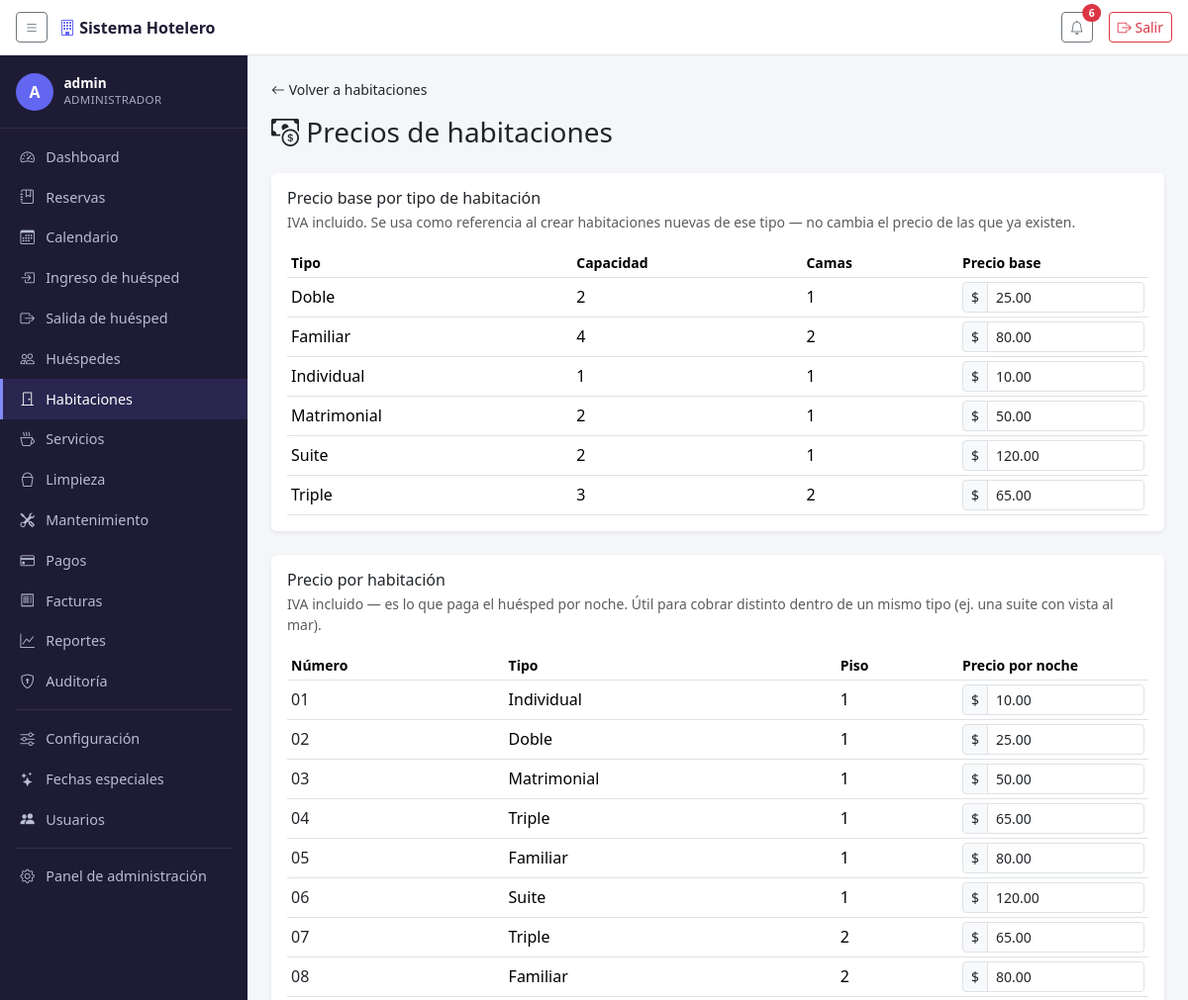
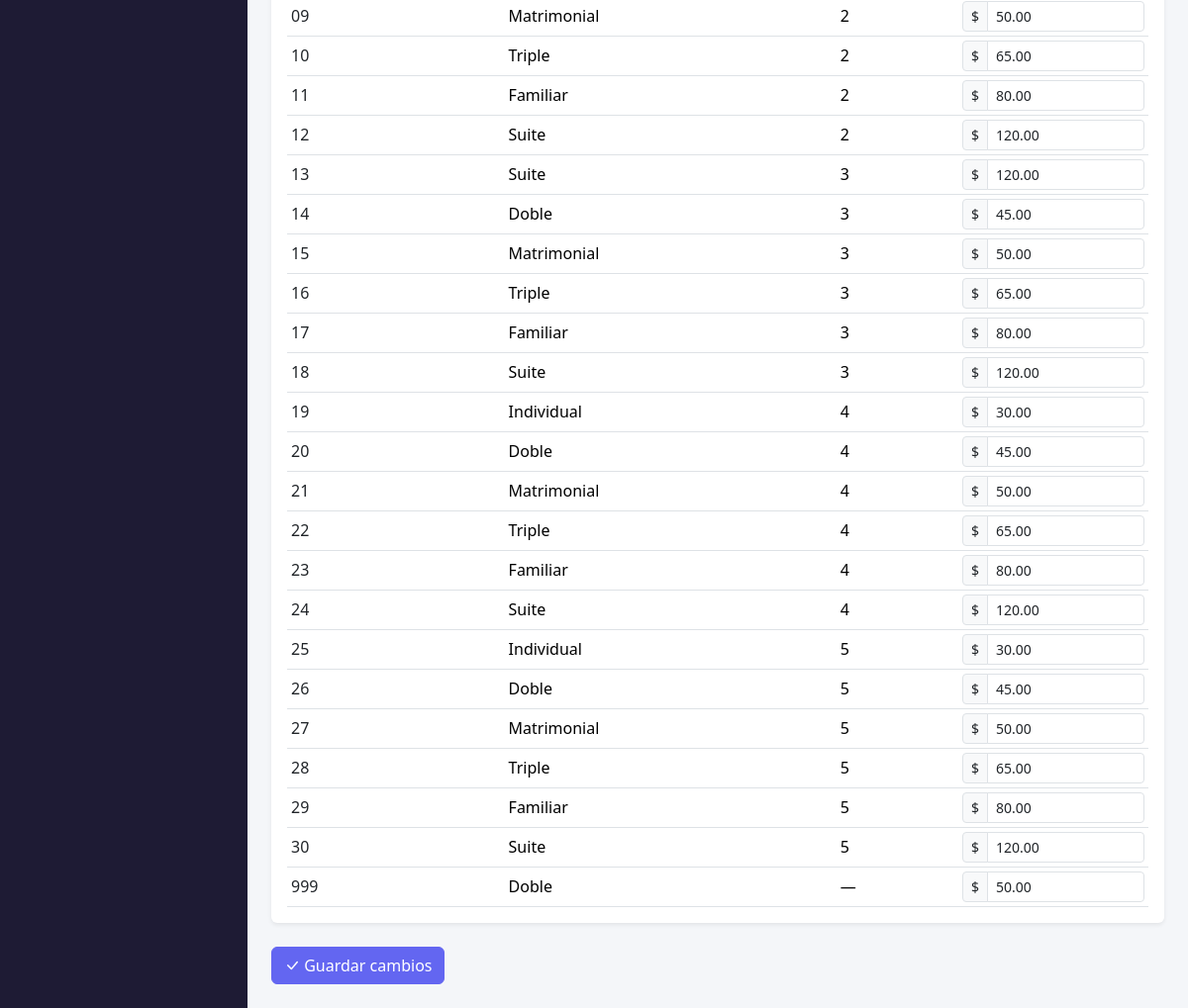
The app's page /habitaciones/precios/ (signed in) with its own data (2 pictures, top to bottom).
### reservas/models.py (models this page shows, shortened)
class TipoHabitacion(models.Model):
    nombre = models.CharField(max_length=50, unique=True)
    descripcion = models.TextField(blank=True)
    capacidad = models.PositiveSmallIntegerField(default=1, help_text='Huéspedes máximos')
    precio_base = models.DecimalField(
        max_digits=10, decimal_places=2,
        help_text='Precio de referencia por noche, IVA incluido (sección 31).',
    )
    camas = models.PositiveSmallIntegerField(default=1)
    servicios_incluidos = models.TextField(
        blank=True,
        help_text='Lista libre por ahora (ej: "wifi, desayuno"); se formaliza en el módulo de Servicios.',
    )
    class Meta:
        ordering = ['precio_base']

class Habitacion(models.Model):
    codigo = models.CharField(max_length=100, primary_key=True)
    numero = models.CharField(max_length=10, unique=True)
    tipo = models.ForeignKey(TipoHabitacion, on_delete=models.PROTECT, related_name='habitaciones')
    precio = models.DecimalField(
        max_digits=10, decimal_places=2,
        help_text=(
            'Precio por noche que paga el huésped, IVA incluido (sección 31). '
            'Si se deja en blanco se usa el del tipo.'
        ),
    )
    estado = models.CharField(max_length=20, choices=ESTADOS_HABITACION, default='Disponible')
    piso = models.CharField(max_length=10, null=True, blank=True)
    descripcion = models.TextField(null=True, blank=True)
    caracteristicas = models.TextField(
        null=True, blank=True,
        help_text='Ej: vista al mar, balcón, aire acondicionado (texto libre por ahora).',
    )
    imagen = models.ImageField(upload_to='habitaciones/', null=True, blank=True)
    class Meta:
        ordering = ['numero']

### reservas/views.py (the view, shortened to what this page needs)
# urls.py: path('habitaciones/precios/', views.precios_habitaciones, name='precios_habitaciones'),
@permission_required('reservas.view_habitacion', raise_exception=True)
def precios_habitaciones(request):
    puede_editar = (
        request.user.has_perm('reservas.change_tipohabitacion')
        and request.user.has_perm('reservas.change_habitacion')
    )
    tipos = TipoHabitacion.objects.all().order_by('nombre')
    habitaciones = Habitacion.objects.select_related('tipo').order_by('numero')
    return render(request, 'reservas/precios_habitaciones.html', {
        'seccion': 'habitaciones',
        'tipos': tipos,
        'habitaciones': habitaciones,
        'puede_editar': puede_editar,
    })

### reservas/templates/reservas/precios_habitaciones.html (shortened to what this page needs)
{% extends "base.html" %}
{% block content %}
<nav class="mb-3 small">
  <a href="{% url 'habitaciones_grid' %}"><i class="bi bi-arrow-left"></i> Volver a habitaciones</a>
</nav>
<h1 class="h3 mb-4"><i class="bi bi-cash-coin"></i> Precios de habitaciones</h1>
<form method="post">
  <div class="card border-0 shadow-sm mb-4">
    <div class="card-body">
      <h2 class="h6 mb-1">Precio base por tipo de habitación</h2>
      <p class="text-muted small mb-3">IVA incluido. Se usa como referencia al crear habitaciones nuevas de ese tipo — no cambia el precio de las que ya existen.</p>
      <div class="table-responsive">
        <table class="table table-sm align-middle mb-0">
          <thead>
            <tr class="text-muted small">
              <th>Tipo</th>
              <th>Capacidad</th>
              <th>Camas</th>
              <th style="width: 12rem;">Precio base</th>
            </tr>
          </thead>
          <tbody>
            {% for tipo in tipos %}
            <tr>
              <td>{{ tipo.nombre }}</td>
              <td>{{ tipo.capacidad }}</td>
              <td>{{ tipo.camas }}</td>
              <td>
                {% if puede_editar %}
                <div class="input-group input-group-sm">
                  <span class="input-group-text">$</span>
                  <input type="number" step="0.01" min="0.01" class="form-control"
                         name="tipo_precio_{{ tipo.id }}" value="{{ tipo.precio_base|stringformat:'0.2f' }}">
                </div>
                {% else %}
                ${{ tipo.precio_base }}
                {% endif %}
              </td>
            </tr>
            {% empty %}
            <tr><td colspan="4" class="text-center text-muted py-3">No hay tipos de habitación cargados.</td></tr>
            {% endfor %}
          </tbody>
        </table>
      </div>
    </div>
  </div>
  <div class="card border-0 shadow-sm mb-4">
    <div class="card-body">
      <h2 class="h6 mb-1">Precio por habitación</h2>
      <p class="text-muted small mb-3">IVA incluido — es lo que paga el huésped por noche. Útil para cobrar distinto dentro de un mismo tipo (ej. una suite con vista al mar).</p>
      <div class="table-responsive">
        <table class="table table-sm align-middle mb-0">
          <thead>
            <tr class="text-muted small">
              <th>Número</th>
              <th>Tipo</th>
              <th>Piso</th>
              <th style="width: 12rem;">Precio por noche</th>
            </tr>
          </thead>
          <tbody>
            {% for h in habitaciones %}
            <tr>
              <td><a href="{% url 'habitacion_detalle' h.codigo %}">{{ h.numero }}</a></td>
              <td>{{ h.tipo.nombre }}</td>
              <td>{{ h.piso|default:"—" }}</td>
              <td>
                {% if puede_editar %}
                <div class="input-group input-group-sm">
                  <span class="input-group-text">$</span>
                  <input type="number" step="0.01" min="0.01" class="form-control"
                         name="habitacion_precio_{{ h.codigo }}" value="{{ h.precio|stringformat:'0.2f' }}">
                </div>
                {% else %}
                ${{ h.precio }}
                {% endif %}
              </td>
            </tr>
            {% empty %}
            <tr><td colspan="4" class="text-center text-muted py-3">No hay habitaciones cargadas.</td></tr>
            {% endfor %}
          </tbody>
        </table>
      </div>
    </div>
  </div>
  {% if puede_editar %}
  <button type="submit" class="btn btn-primary"><i class="bi bi-check-lg"></i> Guardar cambios</button>
  {% else %}
  <p class="text-muted small">Solo un administrador puede modificar los precios.</p>
  {% endif %}
</form>
{% endblock %}

### reservas/templates/base.html (shortened to what this page needs)
{% load static %}
<!DOCTYPE html>
<html lang="es">
<head>
<link href="https://cdn.jsdelivr.net/npm/bootstrap@5.3.3/dist/css/bootstrap.min.css" rel="stylesheet">
<link href="https://cdn.jsdelivr.net/npm/bootstrap-icons@1.11.3/font/bootstrap-icons.css" rel="stylesheet">
</head>
<body>
<header class="topbar">
  <button class="btn btn-sm btn-outline-secondary" id="toggle-sidebar" type="button" aria-label="Mostrar/ocultar menú">
    <i class="bi bi-list"></i>
  </button>
  <span class="brand"><i class="bi bi-building"></i> Sistema Hotelero</span>
  <div class="ms-auto d-flex align-items-center gap-3">
    {% if request.user.is_authenticated %}
    <div class="dropdown">
      <button class="btn btn-sm btn-outline-secondary position-relative" type="button" data-bs-toggle="dropdown" aria-expanded="false">
        <i class="bi bi-bell"></i>
        {% if notificaciones_count %}
        <span class="position-absolute top-0 start-100 translate-middle badge rounded-pill bg-danger">
          {{ notificaciones_count }}
        </span>
        {% endif %}
      </button>
    </div>
    {% endif %}
    <form method="post" action="{% url 'logout' %}" class="m-0">
      <button type="submit" class="btn btn-sm btn-outline-danger">
        <i class="bi bi-box-arrow-right"></i> Salir
      </button>
    </form>
  </div>
</header>
<nav class="sidebar" id="sidebar">
  {% if request.user.is_authenticated %}
  <div class="sidebar-usuario">
    <div class="avatar">{{ request.user.get_username|slice:":1"|upper }}</div>
    <div>
      <div class="nombre">{{ request.user.get_username }}</div>
      <div class="rol">
        {% if request.user.is_superuser %}Administrador{% else %}{{ request.user.groups.first.name|default:"Usuario" }}{% endif %}
      </div>
    </div>
  </div>
  {% endif %}
  <ul class="nav flex-column py-2">
    <li class="nav-item">
      <a class="nav-link {% if seccion == 'dashboard' %}active{% endif %}" href="{% url 'dashboard' %}">
        <i class="bi bi-speedometer2"></i> Dashboard
      </a>
    </li>
    {% if perms.reservas.view_reserva %}
    <li class="nav-item">
      <a class="nav-link {% if seccion == 'reservas' %}active{% endif %}" href="{% url 'reservas_lista' %}">
        <i class="bi bi-journal-bookmark"></i> Reservas
      </a>
    </li>
    <li class="nav-item">
      <a class="nav-link {% if seccion == 'calendario' %}active{% endif %}" href="{% url 'calendario' %}">
        <i class="bi bi-calendar3"></i> Calendario
      </a>
    </li>
    {% endif %}
    {% if perms.reservas.change_reserva %}
    <li class="nav-item">
      <a class="nav-link {% if seccion == 'checkin' %}active{% endif %}" href="{% url 'checkin_lista' %}">
        <i class="bi bi-box-arrow-in-right"></i> Ingreso de huésped
      </a>
    </li>
    <li class="nav-item">
      <a class="nav-link {% if seccion == 'checkout' %}active{% endif %}" href="{% url 'checkout_lista' %}">
        <i class="bi bi-box-arrow-right"></i> Salida de huésped
      </a>
    </li>
    {% endif %}
    {% if perms.reservas.view_cliente %}
    <li class="nav-item">
      <a class="nav-link {% if seccion == 'huespedes' %}active{% endif %}" href="{% url 'huespedes_lista' %}">
        <i class="bi bi-people"></i> Huéspedes
      </a>
    </li>
    {% endif %}
    {% if perms.reservas.view_habitacion %}
    <li class="nav-item">
      <a class="nav-link {% if seccion == 'habitaciones' %}active{% endif %}" href="{% url 'habitaciones_grid' %}">
        <i class="bi bi-door-closed"></i> Habitaciones
      </a>
    </li>
    {% endif %}
    {% if perms.reservas.view_servicio %}
    <li class="nav-item">
      <a class="nav-link" href="/admin/reservas/servicio/">
        <i class="bi bi-cup-hot"></i> Servicios
      </a>
    </li>
    {% endif %}
    {% if perms.reservas.view_tarealimpieza %}
    <li class="nav-item">
      <a class="nav-link {% if seccion == 'limpieza' %}active{% endif %}" href="{% url 'limpieza_lista' %}">
        <i class="bi bi-bucket"></i> Limpieza
      </a>
    </li>
    {% endif %}
    {% if perms.reservas.view_incidencia %}
    <li class="nav-item">
      <a class="nav-link {% if seccion == 'mantenimiento' %}active{% endif %}" href="{% url 'mantenimiento_lista' %}">
        <i class="bi bi-tools"></i> Mantenimiento
      </a>
    </li>
    {% endif %}
    {% if perms.reservas.view_pago %}
    <li class="nav-item">
      <a class="nav-link {% if seccion == 'pagos' %}active{% endif %}" href="{% url 'pagos_lista' %}">
        <i class="bi bi-credit-card"></i> Pagos
      </a>
    </li>
    {% endif %}
    {% if perms.reservas.view_factura %}
    <li class="nav-item">
      <a class="nav-link {% if seccion == 'facturas' %}active{% endif %}" href="{% url 'facturas_lista' %}">
        <i class="bi bi-receipt"></i> Facturas
      </a>
    </li>
    {% endif %}
    <li class="nav-item">
      <a class="nav-link {% if seccion == 'reportes' %}active{% endif %}" href="{% url 'reportes_lista' %}">
        <i class="bi bi-graph-up"></i> Reportes
      </a>
    </li>
    {% if perms.reservas.view_auditlog %}
    <li class="nav-item">
      <a class="nav-link {% if seccion == 'auditoria' %}active{% endif %}" href="{% url 'auditoria_lista' %}">
        <i class="bi bi-shield-lock"></i> Auditoría
      </a>
    </li>
    {% endif %}
    <li><hr class="text-secondary my-2 mx-3"></li>
    {% if perms.reservas.view_configuracionhotel %}
    <li class="nav-item">
      <a class="nav-link {% if seccion == 'configuracion' %}active{% endif %}" href="{% url 'configuracion' %}">
        <i class="bi bi-sliders"></i> Configuración
      </a>
    </li>
    {% endif %}
    {% if perms.reservas.view_fechaespecial %}
    <li class="nav-item">
      <a class="nav-link {% if seccion == 'fechas_especiales' %}active{% endif %}" href="{% url 'fechas_especiales_lista' %}">
        <i class="bi bi-stars"></i> Fechas especiales
      </a>
    </li>
    {% endif %}
    {% if request.user.is_superuser %}
    <li class="nav-item">
      <a class="nav-link {% if seccion == 'usuarios' %}active{% endif %}" href="{% url 'usuarios_lista' %}">
        <i class="bi bi-people-fill"></i> Usuarios
      </a>
    </li>
    {% endif %}
    <li><hr class="text-secondary my-2 mx-3"></li>
    {% if request.user.is_staff %}
    <li class="nav-item">
      <a class="nav-link" href="/admin/">
        <i class="bi bi-gear"></i> Panel de administración
      </a>
    </li>
    {% endif %}
  </ul>
</nav>
<main class="contenido" id="contenido">
  {% block content %}{% endblock %}
</main>
</body>
</html>

### records on screen
TipoHabitacion: nombre "Doble", capacidad "2", camas "1", precio_base "25.00"
TipoHabitacion: nombre "Familiar", capacidad "4", camas "2", precio_base "80.00"
TipoHabitacion: nombre "Individual", capacidad "1", camas "1", precio_base "10.00"
TipoHabitacion: nombre "Matrimonial", capacidad "2", camas "1", precio_base "50.00"
TipoHabitacion: nombre "Suite", capacidad "2", camas "1", precio_base "120.00"
TipoHabitacion: nombre "Triple", capacidad "3", camas "2", precio_base "65.00"
Habitacion: numero "01", tipo.nombre "Individual", piso "1", precio "10.00"
Habitacion: numero "02", tipo.nombre "Doble", piso "1", precio "25.00"
Habitacion: numero "03", tipo.nombre "Matrimonial", piso "1", precio "50.00"
Habitacion: numero "04", tipo.nombre "Triple", piso "1", precio "65.00"
Habitacion: numero "05", tipo.nombre "Familiar", piso "1", precio "80.00"
Habitacion: numero "06", tipo.nombre "Suite", piso "1", precio "120.00"
Habitacion: numero "07", tipo.nombre "Triple", piso "2", precio "65.00"
Habitacion: numero "08", tipo.nombre "Familiar", piso "2", precio "80.00"
Habitacion: numero "09", tipo.nombre "Matrimonial", piso "2", precio "50.00"
Habitacion: numero "10", tipo.nombre "Triple", piso "2", precio "65.00"
Habitacion: numero "11", tipo.nombre "Familiar", piso "2", precio "80.00"
Habitacion: numero "12", tipo.nombre "Suite", piso "2", precio "120.00"
Habitacion: numero "13", tipo.nombre "Suite", piso "3", precio "120.00"
Habitacion: numero "14", tipo.nombre "Doble", piso "3", precio "45.00"
Habitacion: numero "15", tipo.nombre "Matrimonial", piso "3", precio "50.00"
Habitacion: numero "16", tipo.nombre "Triple", piso "3", precio "65.00"
Habitacion: numero "17", tipo.nombre "Familiar", piso "3", precio "80.00"
Habitacion: numero "18", tipo.nombre "Suite", piso "3", precio "120.00"
Habitacion: numero "19", tipo.nombre "Individual", piso "4", precio "30.00"
Habitacion: numero "20", tipo.nombre "Doble", piso "4", precio "45.00"
Habitacion: numero "21", tipo.nombre "Matrimonial", piso "4", precio "50.00"
Habitacion: numero "22", tipo.nombre "Triple", piso "4", precio "65.00"
Habitacion: numero "23", tipo.nombre "Familiar", piso "4", precio "80.00"
Habitacion: numero "24", tipo.nombre "Suite", piso "4", precio "120.00"
Habitacion: numero "25", tipo.nombre "Individual", piso "5", precio "30.00"
Habitacion: numero "26", tipo.nombre "Doble", piso "5", precio "45.00"
Habitacion: numero "27", tipo.nombre "Matrimonial", piso "5", precio "50.00"
Habitacion: numero "28", tipo.nombre "Triple", piso "5", precio "65.00"
Habitacion: numero "29", tipo.nombre "Familiar", piso "5", precio "80.00"
Habitacion: numero "30", tipo.nombre "Suite", piso "5", precio "120.00"
Habitacion: numero "999", tipo.nombre "Doble", piso "—", precio "50.00"

### other values on screen
{{ notificaciones_count }} "6"
{{ request.user.get_username|slice:":1"|upper }} "A"
{{ request.user.get_username }} "admin"
